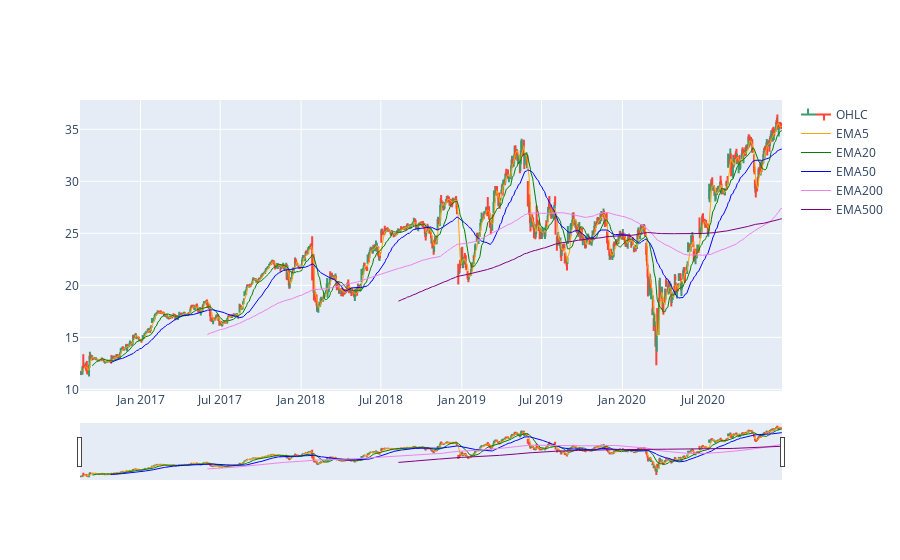

Notebook code for this chart:
### Markdown cell above
## 5.2.2 Basic EMA

### Code cell
DE_Data['EMA5'] = DE_Data.Close.ewm(span=5, adjust=False).mean()
DE_Data['EMA20'] = DE_Data.Close.ewm(span=20, adjust=False).mean()
DE_Data['EMA50'] = DE_Data.Close.ewm(span=50, adjust=False).mean()
DE_Data['EMA200'] = DE_Data.Close.ewm(span=200, adjust=False).mean()
DE_Data['EMA500'] = DE_Data.Close.ewm(span=500, adjust=False).mean()

fig = go.Figure(data=[go.Ohlc(x=DE_Data['Date'],
                              open=DE_Data['Open'],
                              high=DE_Data['High'],
                              low=DE_Data['Low'],
                              close=DE_Data['Close'], name = "OHLC"),
                      go.Scatter(x=DE_Data.Date, y=DE_Data.SMA5, line=dict(color='orange', width=1), name="EMA5"),
                      go.Scatter(x=DE_Data.Date, y=DE_Data.SMA20, line=dict(color='green', width=1), name="EMA20"),
                      go.Scatter(x=DE_Data.Date, y=DE_Data.SMA50, line=dict(color='blue', width=1), name="EMA50"),
                      go.Scatter(x=DE_Data.Date, y=DE_Data.SMA200, line=dict(color='violet', width=1), name="EMA200"),
                      go.Scatter(x=DE_Data.Date, y=DE_Data.SMA500, line=dict(color='purple', width=1), name="EMA500")])
fig.show()

### Figure 1 — Plotly figure (JSON) as saved in the notebook; plotly's stock layout.template omitted (floating-point values rounded to 4 significant figures; data arrays with more than 128 entries replaced by an {"elided": "..."} marker saying what was removed)
{"data": [{"close": {"elided": "1099 float values"}, "high": {"elided": "1099 float values"}, "low": {"elided": "1099 float values"}, "name": "OHLC", "open": {"elided": "1099 float values"}, "type": "ohlc", "x": {"elided": "1099 str values"}}, {"line": {"color": "orange", "width": 1}, "name": "EMA5", "type": "scatter", "x": {"elided": "1099 str values"}, "y": {"elided": "1099 float values"}}, {"line": {"color": "green", "width": 1}, "name": "EMA20", "type": "scatter", "x": {"elided": "1099 str values"}, "y": {"elided": "1099 float values"}}, {"line": {"color": "blue", "width": 1}, "name": "EMA50", "type": "scatter", "x": {"elided": "1099 str values"}, "y": {"elided": "1099 float values"}}, {"line": {"color": "violet", "width": 1}, "name": "EMA200", "type": "scatter", "x": {"elided": "1099 str values"}, "y": {"elided": "1099 float values"}}, {"line": {"color": "purple", "width": 1}, "name": "EMA500", "type": "scatter", "x": {"elided": "1099 str values"}, "y": {"elided": "1099 float values"}}], "layout": {}}
